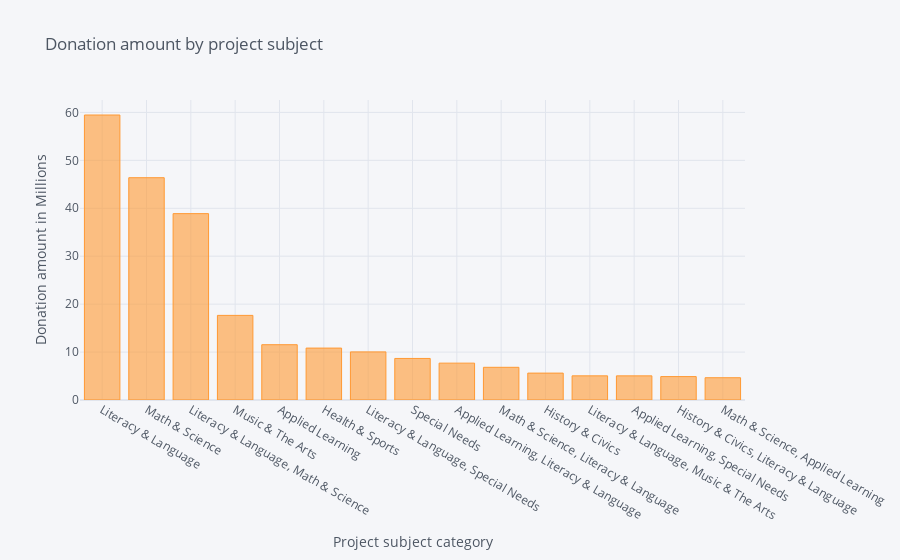

Notebook code for this chart:
### Code cell
# convert the values in millions
s8 = s7/1000000
s8.iplot(kind='bar', xTitle='Project subject category', yTitle='Donation amount in Millions', title='Donation amount by project subject')

### Figure 1 — Plotly figure (JSON) as saved in the notebook; plotly's stock layout.template omitted (floating-point values rounded to 4 significant figures)
{"data": [{"marker": {"color": "rgba(255, 153, 51, 0.6)", "line": {"color": "rgba(255, 153, 51, 1.0)", "width": 1}}, "name": "Donation Amount", "orientation": "v", "text": "", "type": "bar", "x": ["Literacy & Language", "Math & Science", "Literacy & Language, Math & Science", "Music & The Arts", "Applied Learning", "Health & Sports", "Literacy & Language, Special Needs", "Special Needs", "Applied Learning, Literacy & Language", "Math & Science, Literacy & Language", "History & Civics", "Literacy & Language, Music & The Arts", "Applied Learning, Special Needs", "History & Civics, Literacy & Language", "Math & Science, Applied Learning"], "y": [59.46, 46.38, 38.88, 17.65, 11.54, 10.83, 10.04, 8.669, 7.691, 6.82, 5.612, 5.039, 5.036, 4.887, 4.646]}], "layout": {"autosize": true, "legend": {"bgcolor": "#F5F6F9", "font": {"color": "#4D5663"}}, "paper_bgcolor": "#F5F6F9", "plot_bgcolor": "#F5F6F9", "title": {"font": {"color": "#4D5663"}, "text": "Donation amount by project subject"}, "xaxis": {"autorange": true, "gridcolor": "#E1E5ED", "range": [-0.5, 14.5], "showgrid": true, "showspikes": false, "tickfont": {"color": "#4D5663"}, "title": {"font": {"color": "#4D5663"}, "text": "Project subject category"}, "type": "category", "zerolinecolor": "#E1E5ED"}, "yaxis": {"autorange": true, "gridcolor": "#E1E5ED", "range": [0, 62.59], "showgrid": true, "showspikes": false, "tickfont": {"color": "#4D5663"}, "title": {"font": {"color": "#4D5663"}, "text": "Donation amount in Millions"}, "type": "linear", "zerolinecolor": "#E1E5ED"}}}
